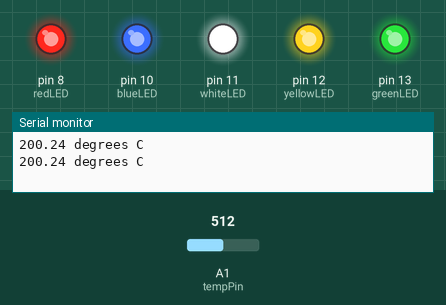
Simulated run of this sketch. Board: Arduino Uno, built with avr-gcc and run on an emulated ATmega328P. Shown: output pins drawn as LEDs (lit = HIGH), the last lines printed to the serial monitor. The inputs (shaded band) are chosen by the test bench; at power-on: A1 (tempPin) = 512.

Above: at 1.8 s.
1.9 s: A1 (tempPin) set to 314
3.4 s: A1 (tempPin) set to 293
At 5.2 s:
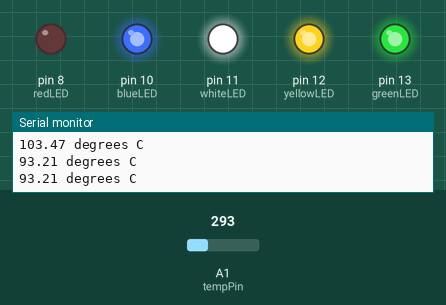
5.5 s: A1 (tempPin) set to 261
7.2 s: A1 (tempPin) set to 238
At 8.3 s:
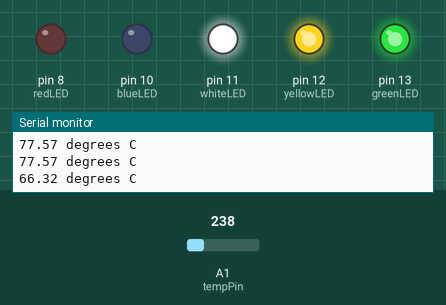
9.5 s: A1 (tempPin) set to 212
11.2 s: A1 (tempPin) set to 190
At 12.6 s:
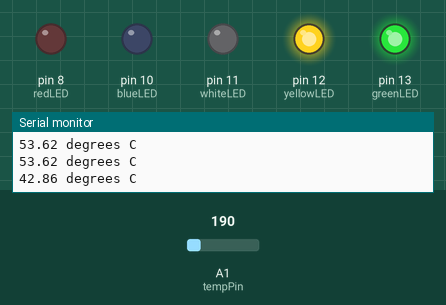
Timing chart, 0 to 14.2 s (numbered marks = the images above; inputs shaded):
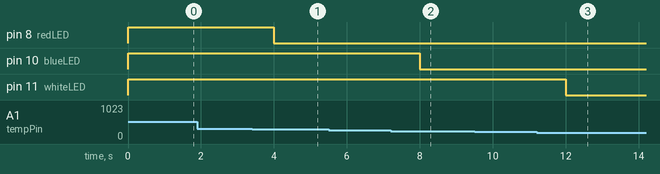

Measured:
- the behaviour switches between 307 and 306 on A1 (tempPin) (found by bisection; images 0 and 1)
- the behaviour switches between 246 and 245 on A1 (tempPin) (found by bisection; images 1 and 2)
- the behaviour switches between 205 and 204 on A1 (tempPin) (found by bisection; images 2 and 3)
- after the input at 3.4 s, pin 8 (redLED): HIGH → LOW after 0.60 s
- after the input at 7.2 s, pin 10 (blueLED): HIGH → LOW after 0.80 s
- after the input at 11.2 s, pin 11 (whiteLED): HIGH → LOW after 0.80 s

The sketch:

exercise1.ino
```cpp
// Cynthia Tarwireyi, Dhanvarshinie Rajan, Kanokwan Haesatith group: 24 (2023)
// Work package 4
// Exercise 1
// Submission code: 44524

#define greenLED 13
#define yellowLED 12
#define whiteLED 11
#define blueLED 10
#define redLED 8
#define tempPin A1

// Initialize the temperatures ranges
const int temp1 = 0;
const int temp2 = 20;
const int temp3 = 50;
const int temp4 = 70;
const int temp5 = 100;

void setup()
{
 // Start the serial port
    Serial.begin(9600);
 // Set the led pins to output
    pinMode(greenLED, OUTPUT);// set green led to OUTPUT,which will generate an elecatrical signal.
    pinMode(yellowLED, OUTPUT);// set yellow led to OUTPUT,which will generate an elecatrical signal.
    pinMode(whiteLED, OUTPUT);// set white led to OUTPUT,which will generate an elecatrical signal.
    pinMode(blueLED, OUTPUT);// set blue led to OUTPUT,which will generate an elecatrical signal.
    pinMode(redLED, OUTPUT);// set red led to OUTPUT,which will generate an elecatrical signal.

  pinMode(tempPin, INPUT);//Set the temp Pin as an input, which will detect an incoming electrical signal

   // Set interrupt for temperature sensor,that triggers when there is a change in temp
  attachInterrupt(digitalPinToInterrupt(tempPin), TemperatureRange, CHANGE);

  // Periodically check temperature every 2 seconds
  setInterval();
}

void loop(){
//The loop is left empty to allow the
//program to run uninterrupted.
}

void TemperatureRange()
{
  // Read the value from the temperature sensor pin
    int reading = analogRead(A1);
    // 1024 analogue if we have 5V. Hence, we do (analogReading * 5) / 1024. (ratios)
    // Convert the value into voltage by multiplying by 5 Volts
    float voltage = reading * 5.0;
    // Divide by the range of the value of temperature sensor (0-1023)
    voltage /= 1023;
    // Convert to degrees and consider the offset
    float tempInCelcius = (voltage - 0.5) * 100; // percentage max is because 10mV / 1degrees. Hence, 100 =  1/0.01. Voltage * (1 degrees / 0.01V) = Temp in celcius.
    Serial.print(tempInCelcius); Serial.println(" degrees C");

//if temperature lower than 0 all leds are off
if(tempInCelcius<temp1){
    digitalWrite(greenLED, LOW);//LED 1 off
    digitalWrite(yellowLED, LOW);//LED 2 off
    digitalWrite(whiteLED, LOW);//LED 3 off
    digitalWrite(blueLED, LOW);//LED 4 off
    digitalWrite(redLED, LOW);//LED 5 off
} //if temperature between 0 and 19, 1 led on
else if(tempInCelcius>=temp1&&tempInCelcius<temp2){
    digitalWrite(greenLED, HIGH);//LED 1 on
    digitalWrite(yellowLED, LOW);//LED 2 off
    digitalWrite(whiteLED, LOW);//LED 3 off
    digitalWrite(blueLED, LOW);//LED 4 off
    digitalWrite(redLED, LOW);//LED 5 off
}//if temperature between 20 and 49, 2 leds on
else if(tempInCelcius>=temp2&&tempInCelcius<temp3){
    digitalWrite(greenLED, HIGH);//LED 1 on
    digitalWrite(yellowLED, HIGH);//LED 2 on
    digitalWrite(whiteLED, LOW);//LED 3 off
    digitalWrite(blueLED, LOW);//LED 4 off
    digitalWrite(redLED, LOW);//LED 5 off
} //if temperature betwwen 50 and 69, 3 leds on
else if(tempInCelcius>=temp3&&tempInCelcius<temp4){
    digitalWrite(greenLED, HIGH);//LED 1 on
    digitalWrite(yellowLED, HIGH);//LED 2 on
    digitalWrite(whiteLED, HIGH);//LED 3 on
    digitalWrite(blueLED, LOW);//LED 4 off
    digitalWrite(redLED, LOW);//LED 5 off
}//if temperature betwwen 70 and 99, 4 leds on
else if(tempInCelcius>=temp4&&tempInCelcius<temp5){
   digitalWrite(greenLED, HIGH);//LED 1 on
    digitalWrite(yellowLED, HIGH);//LED 2 on
    digitalWrite(whiteLED, HIGH);//LED 3 on
    digitalWrite(blueLED, HIGH);//LED 4 on
    digitalWrite(redLED, LOW);//LED 5 off
}//if temperature is higher than 100, all leds are on
else {
    digitalWrite(greenLED, HIGH);//LED 1 on
    digitalWrite(yellowLED, HIGH);//LED 2 on
    digitalWrite(whiteLED, HIGH);//LED 3 on
    digitalWrite(blueLED, HIGH);//LED 4 on
    digitalWrite(redLED, HIGH);//LED 5 on
}
}

//https://www.instructables.com/id/Arduino-Timer-Interrupts/
// Function to set interrupt interval
void setInterval() {
  //set timer1 interrupt at 1Hz
  cli(); //stop interrupts
  TCCR1A = 0; // set entire TCCR0A register A to 0, to set timer to normal mode
  TCCR1B = 0; // set entire TCCR0B register B to 0, to set timer to normal mode
  TCNT1 = 0; //initialize the timer counter to 0
  // set compare match register for 1hz increments
  OCR1A = 15624;// = (16*10^6) / (1*1024) - 1 (must be <65536)

  TCCR1B |= (1 << WGM12); //turn on ctc mode on the register B,
  //which stops the timer when the timer reaches OCR1A (15624).

  TCCR1B |= (1 << CS12) | (1 << CS10);// Set CS10 and CS12 bits for 1024 prescaler
  // which divides the clock frequency by 1024 and increases the interrupt period.

  TIMSK1 |= (1 << OCIE1A); //enable timer1 compare interrupt
  sei(); //allow interrupts to go back to normal
}

// Interrupt service routine for interrupt interval
ISR(TIMER1_COMPA_vect) {
  // Call Temperature Range function
  TemperatureRange();
}
```
